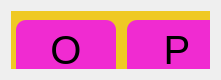
   <widget class="QWidget" name="horizontalLayoutWidget_29">
    <property name="geometry">
     <rect>
      <x>340</x>
      <y>660</y>
      <width>221</width>
      <height>80</height>
     </rect>
    </property>
    <layout class="QHBoxLayout" name="horizontalLayout_107">
     <item>
      <widget class="QFrame" name="caixa_letras_54">
       <property name="styleSheet">
        <string notr="true">background-color: rgb(239, 201, 36);</string>
       </property>
       <property name="frameShape">
        <enum>QFrame::StyledPanel</enum>
       </property>
       <property name="frameShadow">
        <enum>QFrame::Raised</enum>
       </property>
       <widget class="QWidget" name="horizontalLayoutWidget_41">
        <property name="geometry">
         <rect>
          <x>0</x>
          <y>-1</y>
          <width>221</width>
          <height>81</height>
         </rect>
        </property>
        <layout class="QHBoxLayout" name="horizontalLayout_108">
         <item>
          <widget class="QPushButton" name="botao_o">
           <property name="maximumSize">
            <size>
             <width>100</width>
             <height>60</height>
            </size>
           </property>
           <property name="font">
            <font>
             <pointsize>30</pointsize>
            </font>
           </property>
           <property name="styleSheet">
            <string notr="true">QPushButton#botao_o {
    background-color: rgb(240, 43, 209);  /*roxo: rgb(240, 43, 209);*/
}

QPushButton#botao_o:pressed {
   background-color: rgb(170, 0, 255)  /* Cor de fundo quando o botão é pressionado */
}

QPushButton#botao_o{
	border-radius: 10px;
}</string>
           </property>
           <property name="text">
            <string>O</string>
           </property>
          </widget>
         </item>
         <item>
          <widget class="QPushButton" name="botao_p">
           <property name="maximumSize">
            <size>
             <width>100</width>
             <height>60</height>
            </size>
           </property>
           <property name="font">
            <font>
             <pointsize>30</pointsize>
            </font>
           </property>
           <property name="styleSheet">
            <string notr="true">QPushButton#botao_p {
    background-color: rgb(240, 43, 209);  /*roxo: rgb(240, 43, 209);*/
}

QPushButton#botao_p:pressed {
   background-color: rgb(170, 0, 255)  /* Cor de fundo quando o botão é pressionado */
}

QPushButton#botao_p{
	border-radius: 10px;
}</string>
           </property>
           <property name="text">
            <string>P</string>
           </property>
          </widget>
         </item>
        </layout>
       </widget>
      </widget>
     </item>
    </layout>
   </widget>
